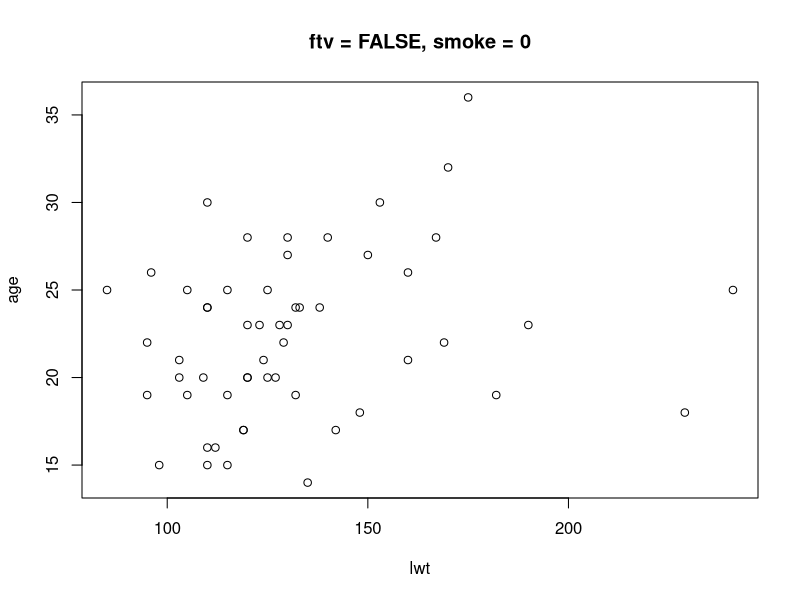
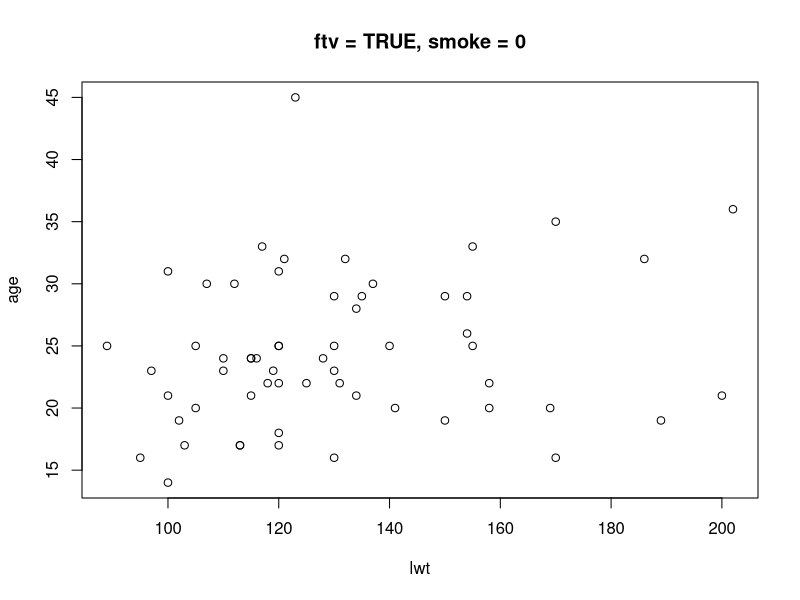
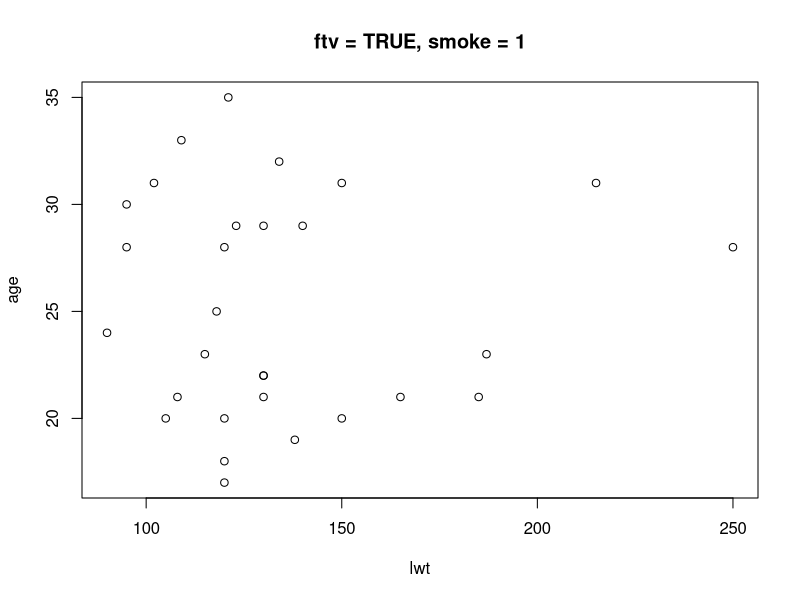
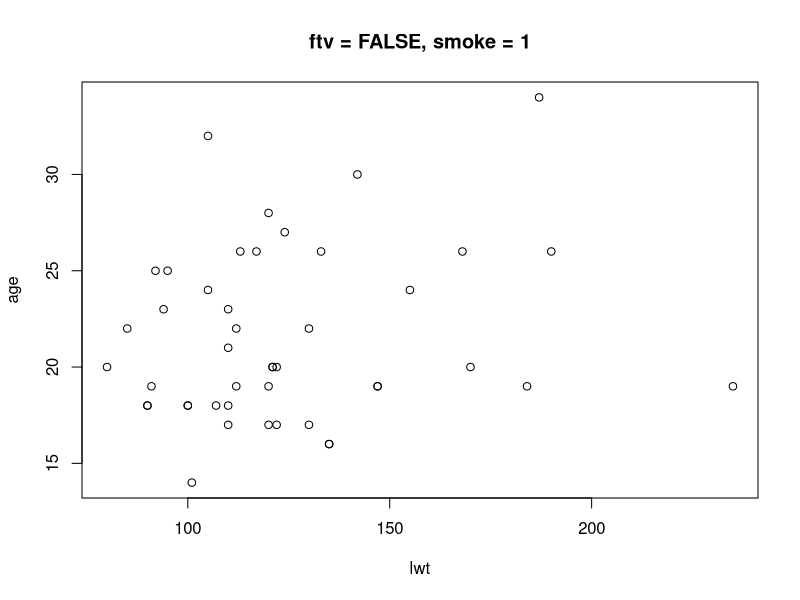

Write R code to recreate these figures, in order.
## ---- chunk 1
library(magrittr)
library(data.table)
## ---- chunk 2
fun = . %>% .^2 %>% sum %>% sqrt
fun(1:3)
## ---- chunk 3
DF = data.frame(
  x = letters[c(1, 2, 3, 4, 5)], 
  y = c(1, 2, 3, 4, 5), 
  z = c(1, 2, 3, 4, 5) > 3
)
str(DF)
setDT(DF)
str(DF)
## ---- chunk 4
DT = data.table(
  x = letters[c(1, 2, 3, 4, 5)], 
  y = c(1, 2, 3, 4, 5), 
  z = c(1, 2, 3, 4, 5) > 3
)
str(DT)
## ---- chunk 5
DT[x > "b", sum(y), by=z]
## ---- chunk 6
# note: this code will save to your current working directory
# type getwd() and read ?setwd for details

bwDT = data.table(MASS::birthwt)

pdf(file="birthweight_graphs.pdf")
bwDT[, {
  case = sprintf("ftv = %s, smoke = %s", .BY$high_vis, .BY$smoke)
  
  cat("Handling", case, "...\n")
  plot(
    age ~ lwt, 
    main = case
  )  
}, by=.(high_vis = ftv >= 1, smoke)]
dev.off()
## ---- chunk 7
DT[, 
   lapply(.SD, max)
, by=z, .SDcols = { sapply(DT, is.numeric) }]
## ---- chunk 8
DT = data.table(
  x = letters[c(1, 2, 3, 4, 5)], 
  y = c(1, 2, 3, 4, 5), 
  z = c(1, 2, 3, 4, 5) > 3
)
# creating a column
DT[, u := 5:1][]
# creating multiple
DT[, `:=`(v = 2, w = 3L)][]
# creating with dynamic names
nms = c("a", "b", "c")
DT[, (nms) := .(1, 2, 3)][]
## ---- chunk 9
nms = c("u", "v", "w", "a", "b", "c")
DT[, (nms) := NULL][]
## ---- chunk 10
DT[, a := 10L ][]  # Create a new column of integers
DT[, a := 21L ][]  # Replace it with another column of integers
DT[, a := 32.5 ][] # Replace it with a float
## ---- chunk 11
DT[, a := rep(32.5, .N) ][]
## ---- chunk 12
DT[     , b := "Aardvark"] # initialize to baseline value
## ---- chunk 13
DT[y > 1, b := "Zebra"][] # replace based on a condition
## ---- chunk 14
DT[, b := "Aardvark"][y > 1, b := "Zebra"]
## ---- chunk 15
DT[, b := "Aardvark"][y > 1, b := 111]
## ---- chunk 16
DT[, b := "Aardvark"][y > 1, b := "Zebra", verbose = TRUE]
## ---- chunk 17
# example data
a = data.table(id = c(1L, 1L, 2L, 3L, NA_integer_), t = c(1L, 2L, 1L, 2L, NA_integer_), x = 11:15)
a
b = data.table(id = 1:2, y = -(1:2))
b
## ---- chunk 18
a[b, on=.(id)]
## ---- chunk 19
DT = data.table(id = c(1L, 1L, 2L), year = c(1999L, 2000L, 1999L), v = c(5, 7, 9))
## ---- chunk 20
DT[CJ(id = id, year = year, unique=TRUE), on=.(id, year)]
## ---- chunk 21
a[b, on=.(id), mult="first"]
## ---- chunk 22
b[a, on=.(id)]
## ---- chunk 23
b[a, on=.(id), nomatch=0]
## ---- chunk 24
DT = data.table(
    ID = c("D", "F", "F", "B", "C", "F", "A"), 
    t  = c(1L, 1L, 9L, 11L, 13L, 13L, 16L),
    v  = c(1, 0.2, 1.2, 0.4, 1.4, 0.8, 0.6)
)
DT
tg = DT[, seq.int(min(t), max(t))] # range of dates of interest
DT[.(t0 = tg - 3, t1 = tg), on=.(t >= t0, t < t1),
   uniqueN(ID, na.rm = TRUE)
, by=.EACHI]
## ---- chunk 25
DT[.(t0 = tg - 3, t1 = tg), on=.(t > t0, t < t1),
   uniqueN(ID, na.rm = TRUE)
, by=.EACHI][, setnames(.SD, c("t0", "t", "n"))]
## ---- chunk 26
a[!b, on=.(id)]
## ---- chunk 27
# note: this code will save to your current working directory
# type getwd() and read ?setwd for details

# example data
set.seed(1)
for (i in 1:3) 
  fwrite(data.table(id = 1:2, v = sample(letters, 2)), file = sprintf("file201%s.csv", i))

# First, identify the files you want:
fileDT = data.table(fn = list.files(pattern="csv$"))

# Next, optionally parse the names for metadata using regex:
fileDT[, year := type.convert(sub(".*([0-9]{4}).*", "\\1", fn))]

# Finally construct a string file-ID column:
fileDT[, id := as.character(.I)][]
## ---- chunk 28
fileDT[, contents := .(lapply(fn, fread))][]
## ---- chunk 29
DT = fileDT[, rbindlist(setNames(contents, id), idcol="file_id")]

# Perhaps add in metadata using an update join
DT[fileDT, on=.(file_id = id), year := i.year ][]
## ---- chunk 30
# example data
DT = data.table(Titanic)
## ---- chunk 31
DT[ Class == "Crew" & N > 100 ]
## ---- chunk 32
DT[ , if (sum(N) < 300) .SD, by=Class ]
## ---- chunk 33
# select first row
DT[ , .SD[1L], by=Class ]
# select row(s) with highest count
DT[ , .SD[N == max(N)], by=Class ]
## ---- chunk 34
cond = c("aleph", "baz", "boz") > "b"
which(cond)
## ---- chunk 35
x  = 1:5
w  = which(x^2 > 50)
x[-w]
## ---- chunk 36
set.seed(1)
n  = 1000
x  = rchisq(n, df = 10)
xc = cut(x, breaks = c(0, 5, 10, 15, 20, Inf)) # or max(x) in place of Inf
table(xc)
## ---- chunk 37
DT = data.table(psn_id = c(1L, 1L, 2L), year = c(1998L, 2000L, 2000L), wealth = 24:22)
DT
## ---- chunk 38
DT = data.table(psn_id = c(1L, 1L, 2L), year = c(1998L, 2000L, 2000L), wealth = 24:22)
DT
## ---- chunk 39
a[b, on=.(id), y := i.y ]    # create column, assign to each matched row of a 
a[!b, on=.(id), y := 999L ]  # assign to unmatched rows of a
